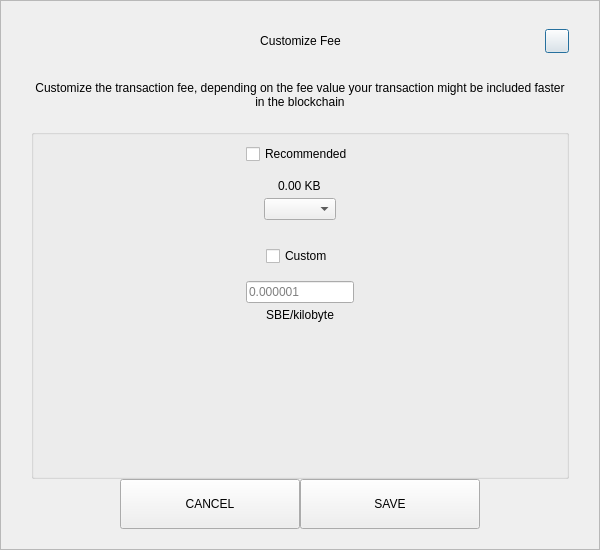
<?xml version="1.0" encoding="UTF-8"?>
<ui version="4.0">
 <class>SendCustomFeeDialog</class>
 <widget class="QDialog" name="SendCustomFeeDialog">
  <property name="geometry">
   <rect>
    <x>0</x>
    <y>0</y>
    <width>600</width>
    <height>550</height>
   </rect>
  </property>
  <property name="windowTitle">
   <string>Form</string>
  </property>
  <layout class="QVBoxLayout" name="verticalLayout_3">
   <property name="spacing">
    <number>0</number>
   </property>
   <property name="leftMargin">
    <number>0</number>
   </property>
   <property name="topMargin">
    <number>0</number>
   </property>
   <property name="rightMargin">
    <number>0</number>
   </property>
   <property name="bottomMargin">
    <number>0</number>
   </property>
   <item>
    <widget class="QFrame" name="frame">
     <property name="styleSheet">
      <string notr="true"/>
     </property>
     <property name="frameShape">
      <enum>QFrame::StyledPanel</enum>
     </property>
     <property name="frameShadow">
      <enum>QFrame::Raised</enum>
     </property>
     <layout class="QVBoxLayout" name="verticalLayout_2">
      <property name="spacing">
       <number>0</number>
      </property>
      <property name="leftMargin">
       <number>30</number>
      </property>
      <property name="topMargin">
       <number>20</number>
      </property>
      <property name="rightMargin">
       <number>30</number>
      </property>
      <property name="bottomMargin">
       <number>20</number>
      </property>
      <item>
       <layout class="QHBoxLayout" name="horizontalLayout_3">
        <property name="spacing">
         <number>0</number>
        </property>
        <item>
         <spacer name="horizontalSpacer_21">
          <property name="orientation">
           <enum>Qt::Horizontal</enum>
          </property>
          <property name="sizeHint" stdset="0">
           <size>
            <width>40</width>
            <height>20</height>
           </size>
          </property>
         </spacer>
        </item>
        <item>
         <widget class="QLabel" name="labelTitle">
          <property name="minimumSize">
           <size>
            <width>0</width>
            <height>40</height>
           </size>
          </property>
          <property name="maximumSize">
           <size>
            <width>16777215</width>
            <height>40</height>
           </size>
          </property>
          <property name="styleSheet">
           <string notr="true">padding-left:24px;</string>
          </property>
          <property name="text">
           <string>Customize Fee</string>
          </property>
          <property name="alignment">
           <set>Qt::AlignCenter</set>
          </property>
          <property name="margin">
           <number>7</number>
          </property>
         </widget>
        </item>
        <item>
         <spacer name="horizontalSpacer">
          <property name="orientation">
           <enum>Qt::Horizontal</enum>
          </property>
          <property name="sizeHint" stdset="0">
           <size>
            <width>40</width>
            <height>20</height>
           </size>
          </property>
         </spacer>
        </item>
        <item>
         <widget class="QPushButton" name="btnEsc">
          <property name="minimumSize">
           <size>
            <width>24</width>
            <height>24</height>
           </size>
          </property>
          <property name="maximumSize">
           <size>
            <width>24</width>
            <height>24</height>
           </size>
          </property>
          <property name="text">
           <string/>
          </property>
         </widget>
        </item>
       </layout>
      </item>
      <item>
       <spacer name="verticalSpacer_2">
        <property name="orientation">
         <enum>Qt::Vertical</enum>
        </property>
        <property name="sizeType">
         <enum>QSizePolicy::Fixed</enum>
        </property>
        <property name="sizeHint" stdset="0">
         <size>
          <width>20</width>
          <height>20</height>
         </size>
        </property>
       </spacer>
      </item>
      <item>
       <widget class="QLabel" name="labelMessage">
        <property name="text">
         <string>Customize the transaction fee, depending on the fee value your transaction might be included faster in the blockchain</string>
        </property>
        <property name="alignment">
         <set>Qt::AlignCenter</set>
        </property>
        <property name="wordWrap">
         <bool>true</bool>
        </property>
       </widget>
      </item>
      <item>
       <spacer name="verticalSpacer_3">
        <property name="orientation">
         <enum>Qt::Vertical</enum>
        </property>
        <property name="sizeType">
         <enum>QSizePolicy::Fixed</enum>
        </property>
        <property name="sizeHint" stdset="0">
         <size>
          <width>20</width>
          <height>20</height>
         </size>
        </property>
       </spacer>
      </item>
      <item>
       <widget class="QGroupBox" name="groupBox">
        <property name="title">
         <string/>
        </property>
        <layout class="QVBoxLayout" name="verticalLayout">
         <property name="leftMargin">
          <number>12</number>
         </property>
         <property name="rightMargin">
          <number>12</number>
         </property>
         <item>
          <layout class="QVBoxLayout" name="verticalLayout_4">
           <property name="spacing">
            <number>5</number>
           </property>
           <item alignment="Qt::AlignHCenter">
            <widget class="QCheckBox" name="checkBoxRecommended">
             <property name="text">
              <string>Recommended</string>
             </property>
            </widget>
           </item>
           <item>
            <spacer name="verticalSpacer_5">
             <property name="orientation">
              <enum>Qt::Vertical</enum>
             </property>
             <property name="sizeType">
              <enum>QSizePolicy::Fixed</enum>
             </property>
             <property name="sizeHint" stdset="0">
              <size>
               <width>20</width>
               <height>10</height>
              </size>
             </property>
            </spacer>
           </item>
           <item alignment="Qt::AlignHCenter">
            <widget class="QLabel" name="labelFee">
             <property name="text">
              <string>0.00 KB</string>
             </property>
            </widget>
           </item>
           <item alignment="Qt::AlignHCenter">
            <widget class="QComboBox" name="comboBoxRecommended"/>
           </item>
          </layout>
         </item>
         <item>
          <spacer name="verticalSpacer">
           <property name="orientation">
            <enum>Qt::Vertical</enum>
           </property>
           <property name="sizeType">
            <enum>QSizePolicy::Fixed</enum>
           </property>
           <property name="sizeHint" stdset="0">
            <size>
             <width>20</width>
             <height>20</height>
            </size>
           </property>
          </spacer>
         </item>
         <item>
          <layout class="QVBoxLayout" name="verticalLayout_5">
           <property name="spacing">
            <number>5</number>
           </property>
           <item alignment="Qt::AlignHCenter">
            <widget class="QCheckBox" name="checkBoxCustom">
             <property name="text">
              <string>Custom</string>
             </property>
            </widget>
           </item>
           <item>
            <spacer name="verticalSpacer_6">
             <property name="orientation">
              <enum>Qt::Vertical</enum>
             </property>
             <property name="sizeType">
              <enum>QSizePolicy::Fixed</enum>
             </property>
             <property name="sizeHint" stdset="0">
              <size>
               <width>20</width>
               <height>10</height>
              </size>
             </property>
            </spacer>
           </item>
           <item alignment="Qt::AlignHCenter">
            <widget class="QLineEdit" name="lineEditCustomFee">
             <property name="placeholderText">
              <string notr="true">0.000001</string>
             </property>
            </widget>
           </item>
           <item alignment="Qt::AlignHCenter">
            <widget class="QLabel" name="labelCustomFee">
             <property name="text">
              <string>SBE/kilobyte</string>
             </property>
            </widget>
           </item>
          </layout>
         </item>
         <item>
          <spacer name="verticalSpacer_4">
           <property name="orientation">
            <enum>Qt::Vertical</enum>
           </property>
           <property name="sizeHint" stdset="0">
            <size>
             <width>20</width>
             <height>40</height>
            </size>
           </property>
          </spacer>
         </item>
        </layout>
       </widget>
      </item>
      <item>
       <layout class="QHBoxLayout" name="horizontalLayout" stretch="1,2,2,1">
        <item>
         <spacer name="horizontalSpacer1">
          <property name="orientation">
           <enum>Qt::Horizontal</enum>
          </property>
          <property name="sizeHint" stdset="0">
           <size>
            <width>40</width>
            <height>20</height>
           </size>
          </property>
         </spacer>
        </item>
        <item>
         <widget class="QPushButton" name="btnCancel">
          <property name="minimumSize">
           <size>
            <width>180</width>
            <height>50</height>
           </size>
          </property>
          <property name="focusPolicy">
           <enum>Qt::NoFocus</enum>
          </property>
          <property name="text">
           <string>CANCEL</string>
          </property>
         </widget>
        </item>
        <item>
         <widget class="QPushButton" name="btnSave">
          <property name="minimumSize">
           <size>
            <width>180</width>
            <height>50</height>
           </size>
          </property>
          <property name="focusPolicy">
           <enum>Qt::NoFocus</enum>
          </property>
          <property name="text">
           <string>SAVE</string>
          </property>
         </widget>
        </item>
        <item>
         <spacer name="horizontalSpacer_2">
          <property name="orientation">
           <enum>Qt::Horizontal</enum>
          </property>
          <property name="sizeHint" stdset="0">
           <size>
            <width>40</width>
            <height>20</height>
           </size>
          </property>
         </spacer>
        </item>
       </layout>
      </item>
     </layout>
    </widget>
   </item>
  </layout>
 </widget>
 <resources/>
 <connections/>
</ui>
